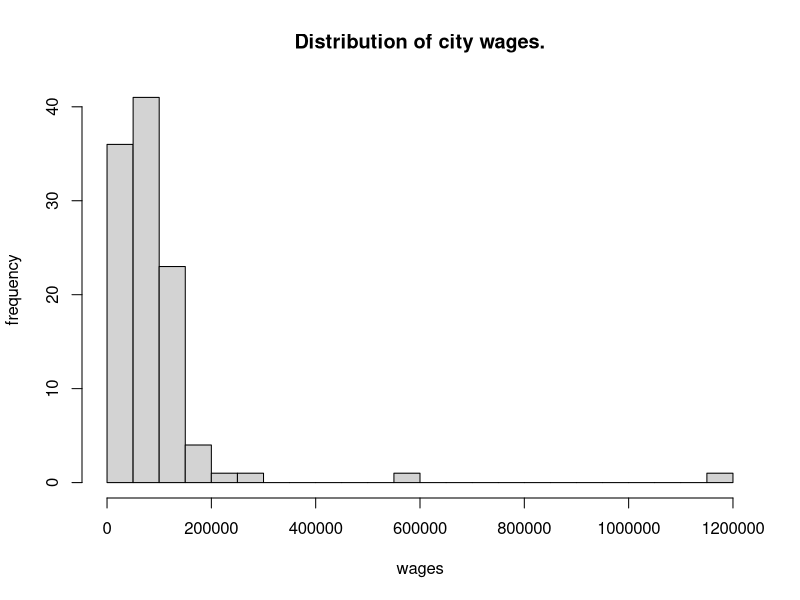

The R script that drew this image:
# setup (read data set)

# setup

lac_sal <- read.csv("./bellemployeesalaries.csv" )
bell <- subset(lac_sal, cityName == "Bell")
duarte <- subset(lac_sal, cityName == "Duarte")

# total_row <- nrow(lac_sal)
# if (nrow(bell) + nrow(duarte) != total_row) {
#   print("subsets did not work")
# } else {
#   print("subsets worked")
# }

bell 
duarte

# 1.
fint = seq(0, max(bell$wages) + 50000, by = 50000)

png(filename = "wages-hist.png", width = 500, height = 500, units = "px")

hist(bell$wages, 
     breaks = fint,
     main = "Distribution of city wages.",  
     xlab = "wages", 
     ylab = "frequency", 
)

dev.off()

# 4.
duarte_mean <- mean(duarte$wages)
duarte_median <- median(duarte$wages)
duarte_sd <- sd(duarte$wages)

duarte_mean
duarte_median
duarte_sd
